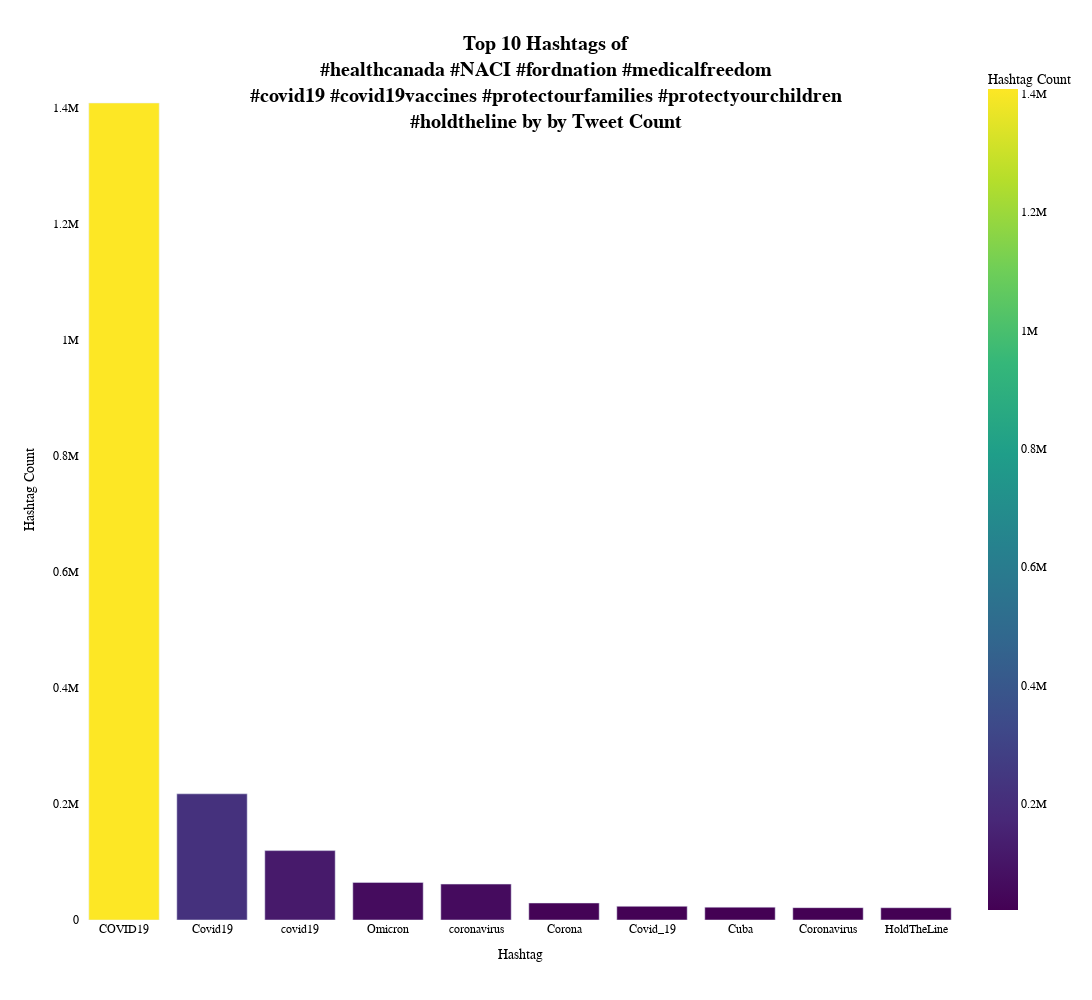

This figure's notebook cell:
### Code cell
import pandas as pd
import plotly.express as px

hashtags = pd.read_csv("/home/nruest/Projects/digfemcan/twitter-data/105683SP3QFISO4-hashtags.csv")

hashtag_count = hashtags.value_counts().rename_axis("Hashtag").reset_index(name="Count").head(10)

fig = px.bar(hashtag_count, 
             x='Hashtag', 
             y='Count', 
             labels={'Hashtag': 'Hashtag', 'Count': 'Hashtag Count'},
             color='Count',
             color_continuous_scale='Viridis'
            )

fig.update_layout(
    title={
        'text': 'Top 10 Hashtags of<br>#healthcanada #NACI #fordnation #medicalfreedom<br>#covid19 #covid19vaccines #protectourfamilies #protectyourchildren<br>#holdtheline by by Tweet Count',
        'font': {
            'size': 20,
            'family': 'Arial, sans-serif',
            'color': 'black',
            'weight': 'bold'
        },
        'x': 0.5,
        'xanchor': 'center',
        'y': 0.95,
        'yanchor': 'top'
    },
    xaxis_title='Hashtag',
    yaxis_title='Hashtag Count',
    plot_bgcolor='rgba(0,0,0,0)',
    paper_bgcolor='rgba(0,0,0,0)',
    font=dict(family="Arial, sans-serif", size=12, color="black"),
    width=1200,
    height=1000,
)

fig.show()

### Figure 1 — Plotly figure (JSON) as saved in the notebook; plotly's stock layout.template omitted (floating-point values rounded to 4 significant figures)
{"data": [{"alignmentgroup": "True", "hovertemplate": "Hashtag=%{x}<br>Hashtag Count=%{marker.color}<extra></extra>", "legendgroup": "", "marker": {"color": [1407836, 217461, 119590, 64789, 61898, 29300, 23591, 22119, 21260, 21169], "coloraxis": "coloraxis", "pattern": {"shape": ""}}, "name": "", "offsetgroup": "", "orientation": "v", "showlegend": false, "textposition": "auto", "type": "bar", "x": ["COVID19", "Covid19", "covid19", "Omicron", "coronavirus", "Corona", "Covid_19", "Cuba", "Coronavirus", "HoldTheLine"], "xaxis": "x", "y": [1407836, 217461, 119590, 64789, 61898, 29300, 23591, 22119, 21260, 21169], "yaxis": "y"}], "layout": {"barmode": "relative", "coloraxis": {"colorbar": {"title": {"text": "Hashtag Count"}}, "colorscale": [[0, "#440154"], [0.1111, "#482878"], [0.2222, "#3e4989"], [0.3333, "#31688e"], [0.4444, "#26828e"], [0.5556, "#1f9e89"], [0.6667, "#35b779"], [0.7778, "#6ece58"], [0.8889, "#b5de2b"], [1, "#fde725"]]}, "font": {"color": "black", "family": "Arial, sans-serif", "size": 12}, "height": 1000, "legend": {"tracegroupgap": 0}, "margin": {"t": 60}, "paper_bgcolor": "rgba(0, 0, 0, 0)", "plot_bgcolor": "rgba(0, 0, 0, 0)", "title": {"font": {"color": "black", "family": "Arial, sans-serif", "size": 20, "weight": "bold"}, "text": "Top 10 Hashtags of<br>#healthcanada #NACI #fordnation #medicalfreedom<br>#covid19 #covid19vaccines #protectourfamilies #protectyourchildren<br>#holdtheline by by Tweet Count", "x": 0.5, "xanchor": "center", "y": 0.95, "yanchor": "top"}, "width": 1200, "xaxis": {"anchor": "y", "autorange": true, "domain": [0, 1], "range": [-0.5, 9.5], "title": {"text": "Hashtag"}, "type": "category"}, "yaxis": {"anchor": "x", "autorange": true, "domain": [0, 1], "range": [0, 1482000.0], "title": {"text": "Hashtag Count"}, "type": "linear"}}}
